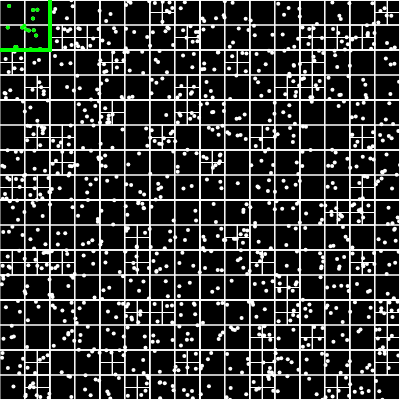
Frame 1 (no input)
Frame 60 (no input): identical to frame 1, image omitted
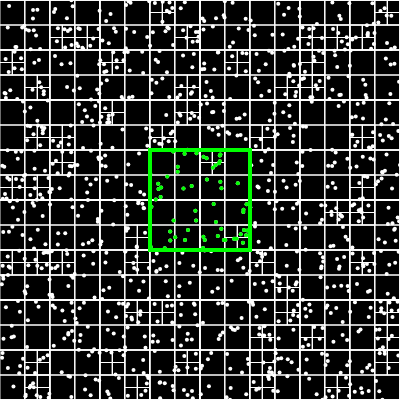
Frame 120 (the mouse pressed at the canvas centre since frame 60)

The p5.js sketch that drew these frames (run headless with seeded random() and noise() and a simulated clock; from frame 60 on, the mouse is pressed at the canvas centre):

// p5.js sketch
// ── sketch.js
let qt;
let count = 0;

function setup() {
  createCanvas(400, 400);

  // centre point and half of width and height
  let boundary = new Rectangle(200, 200, 200, 200);

  // each leave just could have 4 elements
  qt = new QuadTree(boundary, 4);

  console.log(qt);

  for (let i = 0; i < 1100; i++) { // Mas de 1000 puntos
    let p = new Point(Math.random() * 400, Math.random() * 400);
    qt.insert(p);
  }

}

function draw() {
  background(0);
  qt.show();

  stroke(0, 255, 0);
  rectMode(CENTER);
  // Realizando consultas con el mouse
  let range = new Rectangle(mouseX, mouseY, 50, 50)
  rect(range.x, range.y, range.w * 2, range.h * 2);
  let points = [];
  qt.query(range, points);
  for (let p of points) {
    strokeWeight(4);
    point(p.x, p.y);
  }

  console.log(count);
}

// ── main.html
<!DOCTYPE html>
<html>
<head> 
    <title>QuadTree</title>
    <script src = "p5/p5.min.js"></script>
    <script src = "quadtree.js"></script>
    <script src = "sketch.js"></script>
</head>
<body>
</body>
</html>
// ── quadtree.js
class Point {
    constructor (x, y, userData ){
        this.x = x;
        this.y = y;
        this.userData = userData ;
    }
}
class Rectangle {
    constructor (x, y, w, h){
        this.x = x; // center
        this.y = y;
        this.w = w; // half width
        this.h = h; // half height
    }

    // verifica si este objeto contiene un objeto Punto
    contains(point) {
        return (point.x >= this.x - this.w &&
        point.x <= this.x + this.w &&
        point.y >= this.y - this.h &&
        point.y <= this.y + this.h);
    }

    // verifica si este objeto se intersecta con otro objeto Rectangle
    intersects(range) {
        return !(range.x - range.w > this.x + this.w ||
        range.x + range.w < this.x - this.w ||
        range.y - range.h > this.y + this.h ||
        range.y + range.h < this.y - this.h);
    }
}

class QuadTree {
    constructor(boundary, n) {
        if (!boundary) {
            throw TypeError('boundary is null or undefined');
        }

        if (!(boundary instanceof Rectangle)) {
            throw TypeError('boundary should be a Rectangle');
        }

        if (typeof n !== 'number') {
            throw TypeError('capacity should be a number but is a ${typeof n}');
        }

        if (n < 1) {
            throw RangeError('capacity must be greater than 0');
        }
        
        this.boundary = boundary; // Rectangule
        this.capacity = n; // Capacidad maxima de cada cuadrante
        this.points = []; // Vector, almacena los punto a almacenar
        this.divided = false;
    }

    // Divide el quadtree en 4 quadtrees
    subdivide() {
        let x = this.boundary.x;
        let y = this.boundary.y;
        let w = this.boundary.w / 2;
        let h = this.boundary.h / 2;

        // 1:  Creamos 4 hijos : qt_northeast  , qt_northwest,qt_southeast  , qt_southwest
        let qt_northeast = new Rectangle(x + w, y - h, w, h);
        let qt_northwest = new Rectangle(x - w, y - h, w, h);
        let qt_southeast = new Rectangle(x + w, y + h, w, h);
        let qt_southwest = new Rectangle(x - w, y + h, w, h);

        // 2:  Asignamos  los  QuadTree  creados a cada  hijo
        this.northeast = new QuadTree(qt_northeast, this.capacity);
        this.northwest = new QuadTree(qt_northwest, this.capacity);
        this.southeast = new QuadTree(qt_southeast, this.capacity);
        this.southwest = new QuadTree(qt_southwest, this.capacity);

        // 3. - Hacemos : this . divided  <- true
        this.divided = true;
    }

    insert(point) {
        // 1: Si el  punto no esta en los  limites ( boundary )del quadtree  Return
        if (!this.boundary.contains(point)) {
            return false;
        }

        // 2: Si ( this . points . length ) < ( this . capacity),
        if (this.points.length < this.capacity) {
            this.points.push(point); // 2.1  Insertamos  en el  vector  this . points
            return true;
        }
        else{ 
            // 2.2  Dividimos  si aun no ha sido  dividido
            if (!this.divided) {
                this.subdivide();
            }
            
            // 2.3  Insertamos en los 4 hijos
            if (this.northeast.insert(point) || this.northwest.insert(point) ||
                this.southeast.insert(point) || this.southwest.insert(point)) {
                return true;
            }
        }
    }
    // La funcion Query consulta si un punto esta 
    // dentro del rango (range)
    query(range, found) {
        if (!found) { 
            found = [];
        }
        if (!range.intersects(this.boundary)) {
            return found;
        }
        // Hacemos un ciclo por cada punto en el QuadTree
        for (let p of this.points) {
            // verificamos si esta dentro del rango , si es asi insertamos en el vector found[]
            if (range.contains(p)) {
                found.push(p);
                count++; // Contando cuantas veces se consulta un punto
            }
        }
        // si el QuadTree ha sido dividido, llamamos 
        // recursivamente a la funcion Query
        // por cada hijo
        if (this.divided) {
            this.northwest.query(range, found);
            this.northeast.query(range, found);
            this.southwest.query(range, found);
            this.southeast.query(range, found);
        }
        return found;
    }

    show () {
        stroke(255) ;
        strokeWeight(1) ;
        noFill() ;
        rectMode( CENTER );
        rect( this.boundary.x, this.boundary.y, this.boundary.w * 2 , this.boundary.h * 2) ;
        if( this.divided ){
            this.northeast.show();
            this.northwest.show();
            this.southeast.show();
            this.southwest.show();
        }
        for (let p of this.points ){
            strokeWeight(4) ;
            point(p.x, p.y);
        }
    }
}
